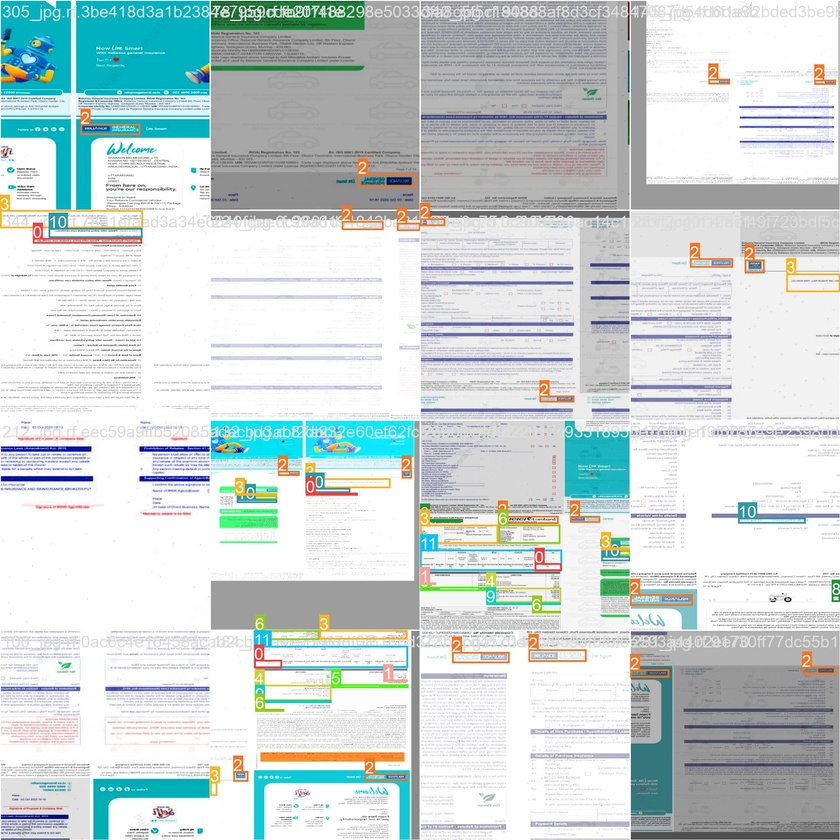
#> input picture runs/detect/train3_e400/train_batch0.jpg, 840 x 840 px, shrunk from 1920 x 1920 before the run
$ python -i preprocess.py   (imports and definitions only)
#> lines starting #> are read from the running program, lines starting #| are printed output that depends on the picture
#> further down, picture is the input picture: shape (840, 840, 3); mean B, G, R 214, 213.8, 203.1
import cv2
import numpy as np
import logging
import traceback

# Setup logging
# [1 line not run here, left out]
logger = logging.getLogger(__name__)
# [1 line not run here, left out]

def preprocess_image(image):
    try:
        logger.info("Starting image preprocessing")
        gray = cv2.cvtColor(image, cv2.COLOR_BGR2GRAY)
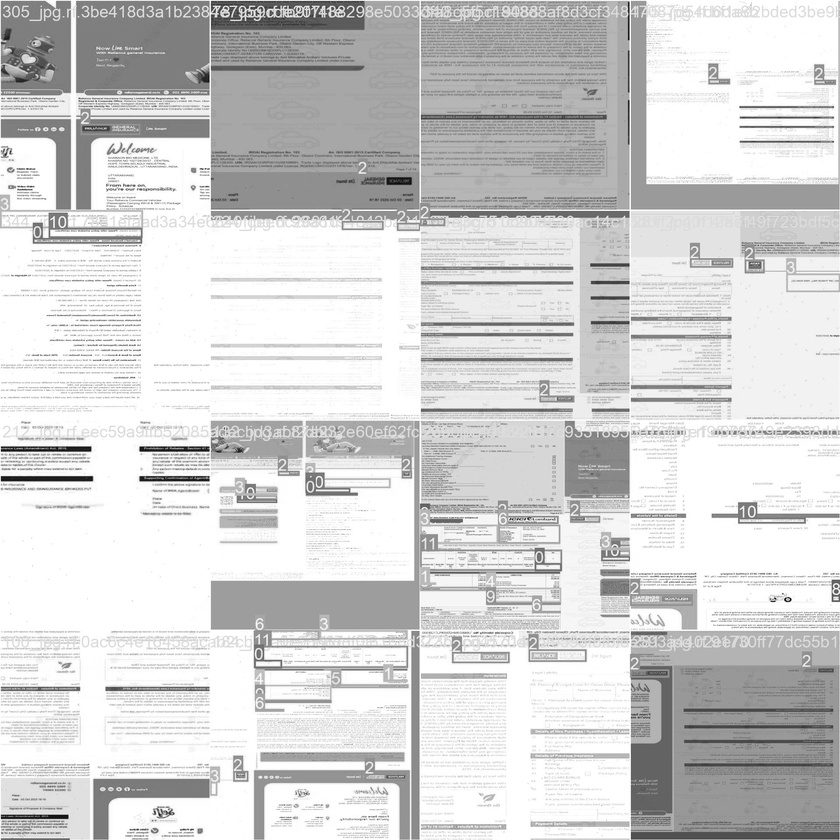
#> gray: shape (840, 840); min 0, max 255, mean 210.6
        blurred = cv2.GaussianBlur(gray, (5, 5), 0)
        edges = cv2.Canny(blurred, 50, 150)
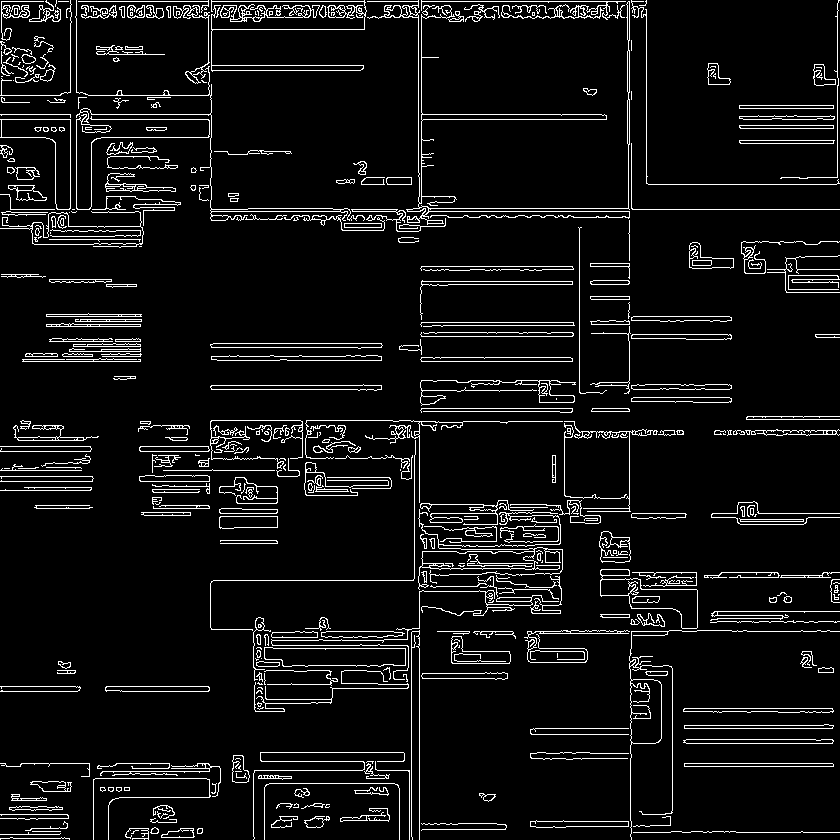
#> edges: shape (840, 840); 6.9% white in thin lines or dots
        lines = cv2.HoughLinesP(edges, 1, np.pi / 180, 100, minLineLength=100, maxLineGap=10)
#> lines = 100 rows, first 6: [1, 1, 646, 1], [211, 211, 629, 211], [10, 209, 125, 209], [629, 144, 629, 2], [418, 119, 606, 119], [732, 631, 839, 631]

        if lines is not None:
            angles = [np.arctan2(y2 - y1, x2 - x1) * 180.0 / np.pi for line in lines for x1, y1, x2, y2 in line]
#> angles = 100 values, max 89.31 at index 35, min -90 at index 3, mean -9.06
            median_angle = np.median(angles)
#> median_angle = 0
            if np.abs(median_angle) > 10:
                logger.info(f"Rotating image by {median_angle} degrees")
                return cv2.rotate(image, cv2.ROTATE_90_CLOCKWISE if median_angle < -45 else cv2.ROTATE_90_COUNTERCLOCKWISE)

        return image
    except Exception as e:
        logger.error(f"Error in preprocess_image: {e}")
        logger.debug(traceback.format_exc())
        return image

>>> import cv2
>>> picture = cv2.imread('../runs/detect/train3_e400/train_batch0.jpg')
>>> result = preprocess_image(picture)
